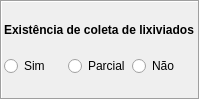
          <widget class="QFrame" name="frame_28">
           <property name="sizePolicy">
            <sizepolicy hsizetype="Preferred" vsizetype="Fixed">
             <horstretch>0</horstretch>
             <verstretch>0</verstretch>
            </sizepolicy>
           </property>
           <property name="frameShape">
            <enum>QFrame::Box</enum>
           </property>
           <property name="frameShadow">
            <enum>QFrame::Sunken</enum>
           </property>
           <layout class="QHBoxLayout" name="horizontalLayout_43" stretch="0">
            <property name="spacing">
             <number>2</number>
            </property>
            <property name="leftMargin">
             <number>2</number>
            </property>
            <property name="topMargin">
             <number>2</number>
            </property>
            <property name="rightMargin">
             <number>2</number>
            </property>
            <property name="bottomMargin">
             <number>2</number>
            </property>
            <item>
             <layout class="QVBoxLayout" name="verticalLayout_58">
              <property name="spacing">
               <number>0</number>
              </property>
              <item>
               <widget class="QLabel" name="label_33">
                <property name="sizePolicy">
                 <sizepolicy hsizetype="Preferred" vsizetype="Fixed">
                  <horstretch>0</horstretch>
                  <verstretch>0</verstretch>
                 </sizepolicy>
                </property>
                <property name="text">
                 <string>&lt;html&gt;&lt;head/&gt;&lt;body&gt;&lt;p align=&quot;justify&quot;&gt;&lt;span style=&quot; font-weight:600;&quot;&gt;Existência de coleta de lixiviados&lt;/span&gt;&lt;/p&gt;&lt;/body&gt;&lt;/html&gt;</string>
                </property>
               </widget>
              </item>
              <item>
               <layout class="QGridLayout" name="gridLayout_42">
                <property name="verticalSpacing">
                 <number>2</number>
                </property>
                <item row="0" column="0">
                 <widget class="QRadioButton" name="rbColetaLixiviado_0">
                  <property name="sizePolicy">
                   <sizepolicy hsizetype="Preferred" vsizetype="Fixed">
                    <horstretch>0</horstretch>
                    <verstretch>0</verstretch>
                   </sizepolicy>
                  </property>
                  <property name="text">
                   <string>Sim</string>
                  </property>
                 </widget>
                </item>
                <item row="0" column="1">
                 <widget class="QRadioButton" name="rbColetaLixiviado_1">
                  <property name="sizePolicy">
                   <sizepolicy hsizetype="Preferred" vsizetype="Fixed">
                    <horstretch>0</horstretch>
                    <verstretch>0</verstretch>
                   </sizepolicy>
                  </property>
                  <property name="text">
                   <string>Parcial</string>
                  </property>
                 </widget>
                </item>
                <item row="0" column="2">
                 <widget class="QRadioButton" name="rbColetaLixiviado_2">
                  <property name="sizePolicy">
                   <sizepolicy hsizetype="Preferred" vsizetype="Fixed">
                    <horstretch>0</horstretch>
                    <verstretch>0</verstretch>
                   </sizepolicy>
                  </property>
                  <property name="text">
                   <string>Não</string>
                  </property>
                 </widget>
                </item>
               </layout>
              </item>
             </layout>
            </item>
           </layout>
          </widget>
